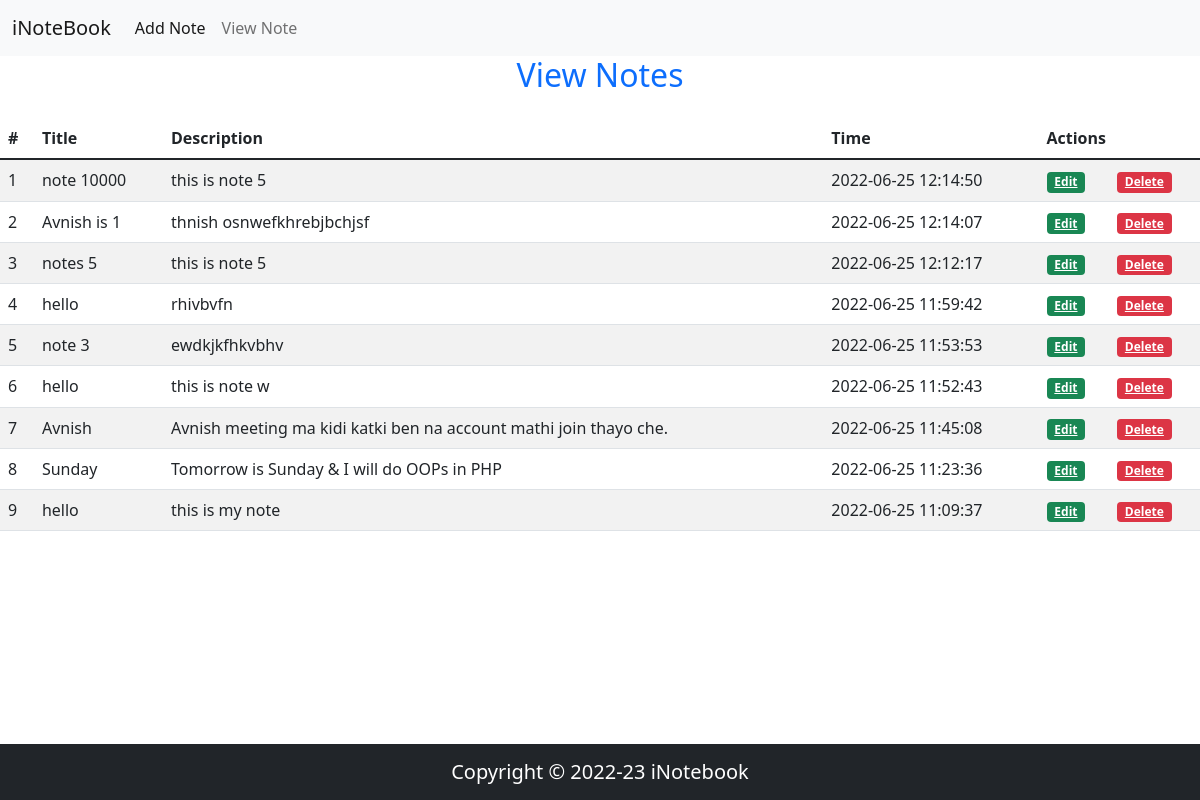
/notes.php, run on the app's committed database.
### tables this page shows
CREATE TABLE `notes` (
  `id` int(11) NOT NULL,
  `title` varchar(255) NOT NULL,
  `description` text NOT NULL,
  `time` timestamp NOT NULL DEFAULT current_timestamp() ON UPDATE current_timestamp()
);

### notes.php (the view)
<?php
include './header.php';
include './db.php';
?>
<div class="container">
<h2 class="text-primary text-center">View Notes</h2>
</div>
<?php
$sql = "SELECT * FROM notes ORDER BY time DESC";
$run = mysqli_query($con, $sql);
?>
<table class="table table-striped mt-3">
    <thead>
        <th>#</th>
        <th>Title</th>
        <th>Description</th>
        <th>Time</th>
        <th colspan="2">Actions</th>
    </thead>
  <?php
  $no = 0;
  while($row = mysqli_fetch_assoc($run)){
      $no+=1;
      ?>
        <tr>
            <td><?= $no?></td>
            <td><?= $row["title"]?></td>
            <td><?= $row["description"]?></td>
            <td><?= $row["time"]?></td>
            <td> <a class="badge bg-success" href="update.php?id=<?= $row ['id']?>">Edit</a></td>
            <td><a class="badge bg-danger" href="delete.php?id=<?= $row ['id']?>">Delete</a> </td>
        </tr>
        <?php
    }
  ?>
</table>
<?php
include './footer.php';
?>

### header.php (shortened to what this page needs)
<!doctype html>
<html lang="en">
  <head>
    <link href="https://cdn.jsdelivr.net/npm/bootstrap@5.1.3/dist/css/bootstrap.min.css" rel="stylesheet">
    <link rel="stylesheet" href="./notiflix-3.2.5.min.css">
  </head>
  <body class="d-flex flex-column min-vh-100">
<nav class="navbar navbar-expand-lg navbar-light bg-light">
  <div class="container-fluid">
    <a class="navbar-brand" href="#">iNoteBook</a>
    <div class="collapse navbar-collapse" id="navbarNav">
      <ul class="navbar-nav">
        <li class="nav-item">
          <a class="nav-link active" aria-current="page" href="./">Add Note</a>
        </li>
        <li class="nav-item">
          <a class="nav-link" href="./notes.php">View Note</a>
        </li>
      </ul>
    </div>
  </div>
</nav>

### footer.php (shortened to what this page needs)
<nav class="navbar navbar-expand-lg navbar-dark bg-dark mt-auto">
  <div class="container-fluid">
    <a class="navbar-brand mx-auto" href="#">Copyright &copy; 2022-23 iNotebook</a>
  </div>
</nav>
  </body>
</html>

### data on the page
notes: title "note 10000", description "this is note 5", time "2022-06-25 12:14:50"
notes: title "Avnish is 1", description "thnish osnwefkhrebjbchjsf", time "2022-06-25 12:14:07"
notes: title "notes 5", description "this is note 5", time "2022-06-25 12:12:17"
notes: title "hello", description "rhivbvfn", time "2022-06-25 11:59:42"
notes: title "note 3", description "ewdkjkfhkvbhv", time "2022-06-25 11:53:53"
notes: title "hello", description "this is note w", time "2022-06-25 11:52:43"
notes: title "Avnish", description "Avnish meeting ma kidi katki ben na account mathi join thayo che.", time "2022-06-25 11:45:08"
notes: title "Sunday", description "Tomorrow is Sunday & I will do OOPs in PHP", time "2022-06-25 11:23:36"
notes: title "hello", description "this is my note", time "2022-06-25 11:09:37"
